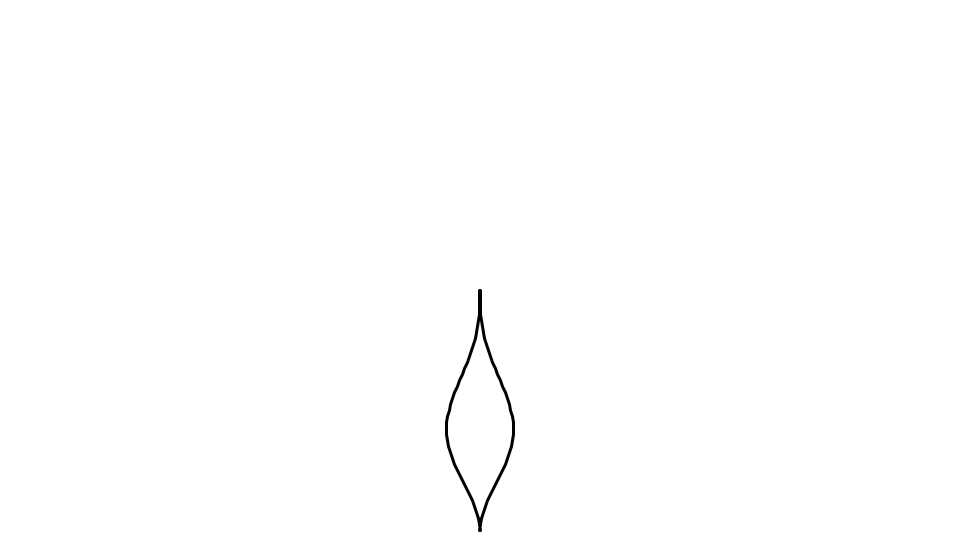
Frame 1 (no input)
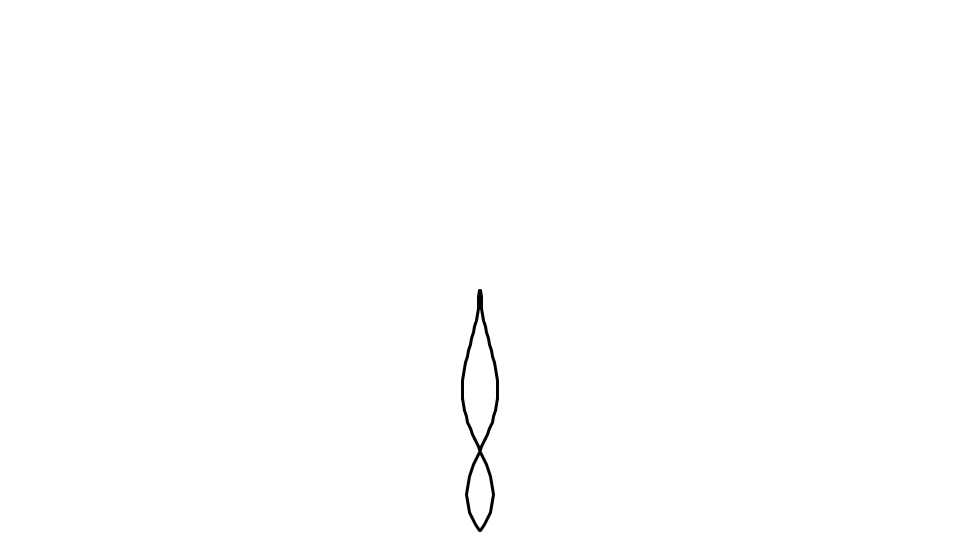
Frame 60 (the mouse pressed at the canvas centre just before this capture)
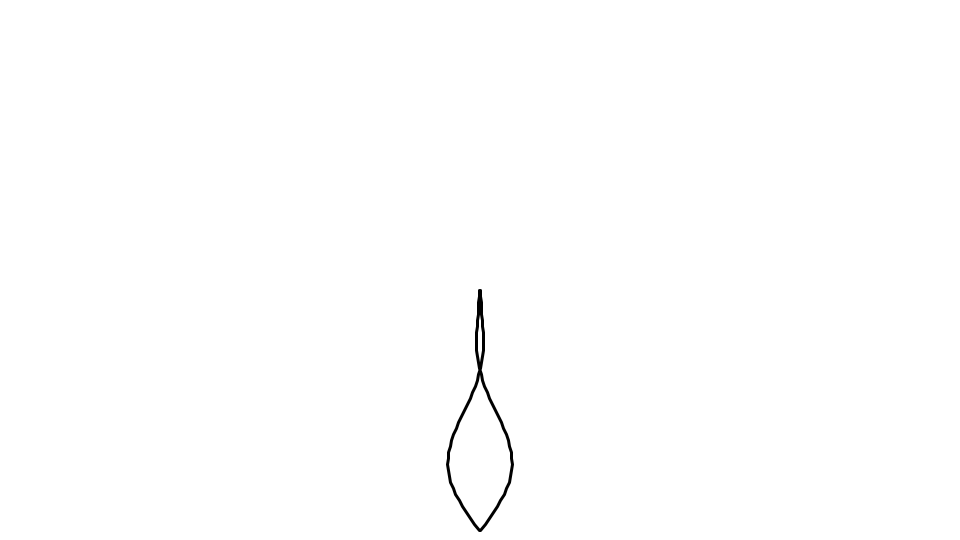
Frame 120 (the mouse held since frame 60 and released just before this capture)

The Processing sketch that drew these frames (run headless with seeded random() and noise(); from frame 60 on, the mouse is pressed at the canvas centre):

// Processing sketch: sketch_200428e
// ── sketch_200428e.pde
void setup()
{
  size(960, 540);
  smooth();
  
  strokeWeight(3);
  strokeJoin(ROUND);
  
  noFill();
}

void draw()
{
  background(255);
  translate(width/2, height/2);
  
  pushMatrix();
  beginShape();
  for (float q = 0; q <= 20; q+=0.5)
  {
    float l = (sin(radians(q*9+frameCount))*(1+sin(radians(q*9))*(q*3)));
    vertex(l, (10+q*12)+10);
  }
  
  for (float q = 20; q >= 0; q-=0.5)
  {
    float l = (sin(radians(q*9+frameCount))*(1+sin(radians(q*9))*(q*3)));
    vertex(-l, (10+q*12)+10);
  }
  endShape();
  popMatrix();
}
